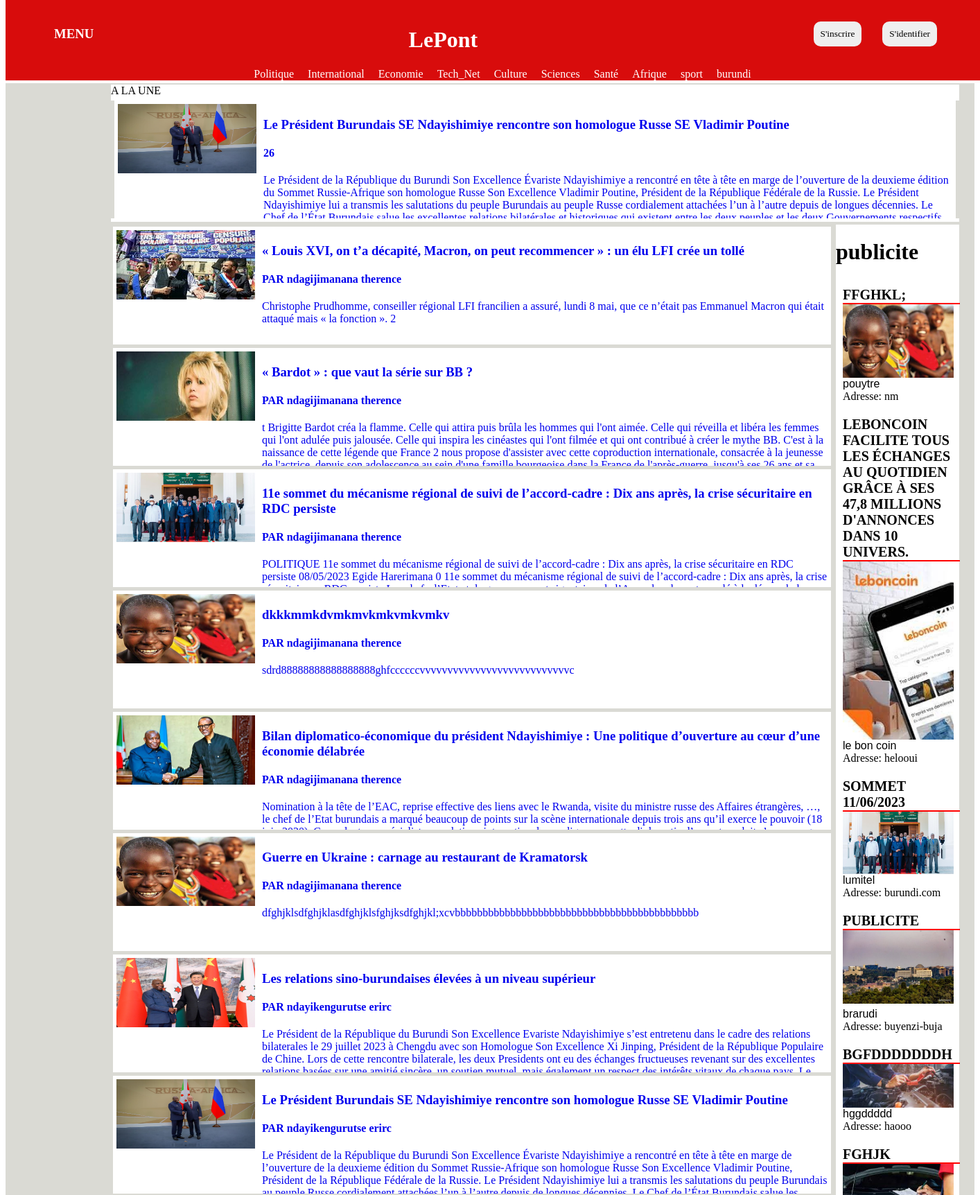
The page / (upper part) on the database its author committed.
### tables this page shows
CREATE TABLE `type_actualite` (
  `id_type_actu` int(11) NOT NULL,
  `type_actualite` varchar(255) NOT NULL
);

CREATE TABLE `actualite` (
  `id_actu` int(20) NOT NULL,
  `photo_name_actu` varchar(255) NOT NULL,
  `photo_url_actu` varchar(255) NOT NULL,
  `entete_actu` varchar(255) NOT NULL,
  `source_actu` int(20) NOT NULL,
  `texte_actu` text NOT NULL,
  `nombre_like_actu` int(11) NOT NULL DEFAULT 0,
  `nombre_dislike_actu` int(11) NOT NULL DEFAULT 0,
  `type_actu` int(20) NOT NULL,
  `date_actu` varchar(100) NOT NULL
);

CREATE TABLE `users` (
  `id_user` int(11) NOT NULL,
  `nom` varchar(30) NOT NULL,
  `prenom` varchar(30) NOT NULL,
  `email` varchar(100) NOT NULL,
  `password` varchar(255) NOT NULL,
  `telephone` varchar(20) NOT NULL,
  `adresse` varchar(255) NOT NULL,
  `photo_name` varchar(100) NOT NULL,
  `photo_url` varchar(100) NOT NULL,
  `type_user` int(11) NOT NULL DEFAULT 1
);

CREATE TABLE `publicite` (
  `id_publicite` int(11) NOT NULL,
  `entete_pub` varchar(200) NOT NULL,
  `photo_url_name` varchar(255) NOT NULL,
  `nom_entreprise` varchar(250) NOT NULL,
  `adresse` varchar(200) NOT NULL
);

### index.php (the view, shortened to what this page needs)
<!DOCTYPE html>
<html>
<head>
<link rel="stylesheet" type="text/css" href="css/style.css">
	<link rel="stylesheet" type="text/css" href="css/menu.css">
		<link rel="stylesheet" type="text/css" href="css/footer.css">
</head>
<body>
	<?php
	require"coupures/db.php";
	require"coupures/menu.php";
	?>
	<?php
if(isset($_GET['info'])){
		$type=$_GET['info'] ;
		$findallactu=$pdo->prepare("SELECT * from actualite, users,type_actualite where actualite.type_actu=type_actualite.id_type_actu and type_actualite.type_actualite=? and actualite.source_actu=users.id_user");
		$findallactu->execute(array($type));
	}else{
		$findallactu=$pdo->prepare("SELECT * from actualite, users where actualite.source_actu=users.id_user");
		$findallactu->execute();
	}
	?>
	<div class="container">
		<div class="infobody">
			<div class="a_la_une">
				A LA UNE
				<?php
				$actualite_utile=$pdo->prepare("select id_actualite, count(id_actualite) as value_occurrence from number_likes group by id_actualite  order by value_occurrence DESC LIMIT 1");
				$actualite_utile->execute();
				$actualite_found=$actualite_utile->fetch();
				$actualite_utile=$pdo->prepare("SELECT * from actualite, users where id_actu=?");
				$actualite_utile->execute(array($actualite_found['id_actualite']));
				$actualite_found=$actualite_utile->fetch() ?>
				<div class="infos">
					<a href="actualite.php?actu=<?php echo $actualite_found['id_actu']  ?>">
						<div class="infocompte">
							<div class="infophoto">
								<img src="<?php echo $actualite_found['photo_url_actu'] ?>">
							</div>
							<div class="infotexte">
								<h3><?php echo $actualite_found['entete_actu'] ?></h3>
								<h4><?php echo $actualite_found['source_actu'] ?></h4>
								<p><?php echo $actualite_found['texte_actu'] ?></p>
							</div>
							</div>  <?php  ?>
						</div>
				</div>
				<div class="infos">
					<?php   while($foundactu=$findallactu->fetch()){ ?>
						<a href="actualite.php?actu=<?php echo $foundactu['id_actu']  ?>">
							<div class="infocompte">
								<div class="infophoto">
									<img src="<?php echo $foundactu['photo_url_actu']  ?>"alt="photoinfo">
								</div>
								<div class="infotexte">
									<h3> <?php echo $foundactu['entete_actu']  ?></h3>
									<h4>PAR <?php echo $foundactu['nom'] ." ".$foundactu['prenom']  ?></h4>
									<p> <?php echo $foundactu['texte_actu']  ?></p>
								</div>
							</div>
						</a>
					<?php	} ?>
				</div>
				<div class="publicite">
					<h1>publicite</h1>
					<?php
					$publicite_utile=$pdo->prepare("select* from publicite");
					$publicite_utile->execute();
					while($publicite_found=$publicite_utile->fetch()){ ?>
						<div class="publicite_carte">
							<label1><?php echo $publicite_found['entete_pub'] ?></label1>
							<img src="<?php echo $publicite_found['photo_url_name'] ?>">
							<label2><?php echo $publicite_found['nom_entreprise'] ?></label2>
							<label3>Adresse: <?php echo $publicite_found['adresse'] ?></label3>
						</div>
					<?php }?>
				</div>
			</div>
		</div>
	</body>
	</html>

### coupures/menu.php (shortened to what this page needs)
<div class="menu">
	<div class="menu_entete">
		<div class="menu_text">
			<h3>MENU</h3>
		</div>
		<div class="menu_logo">
			<a href="index.php"><h1>LePont</h1></a>
		</div>
		<div class="menu_boutons">
			<?php
			if(isset($_SESSION['id_user'])) {
				$useri=$_SESSION['id_user'];
				$useri_query=$pdo->prepare("SELECT * FROM `users` where id_user=?");
				$useri_query->execute(array($useri));
				$user_i=$useri_query->fetch();
				if ($_SESSION['id_type_user']==2) { ?>
					<a href="publication.php"><input type="submit" value ="publier"name ="publish_btn"></a>
					<?php
				}else if($_SESSION['id_type_user']==3){
					?>
					<a href="publication.php"><input type="submit" value ="publier"name ="publish_btn"></a>
					<form method="POST">
						<input type="submit" name="manage_btn" value="Gerer">
					</form>
				<?php }?>
				<form method="POST">
					<input type="submit" name="deconnect_btn" value="Deconnexion">
				</form>
				<a href="profile.php">
					<img src="<?php echo $user_i['photo_url']  ?>" alt="p">
					<label><?php echo $user_i['nom'] ." ". $user_i['prenom'] ?></label>
				</a>
			<?php } else { ?>
				<a href="signup.php"><input type="submit" value ="S'inscrire"name ="signup_btn"></a>
				<a href="login.php"><input type="submit" value ="S'identifier"name ="login_btn"></a>
			<?php } ?>
		</div>
	</div>
	<div class="menu_liste">
		<?php
		$selectquery=$pdo->prepare("SELECT * FROM `type_actualite`");
		$selectquery->execute();
		while ($findtype=$selectquery->fetch()){ ?>
			<a href="index.php?info=<?php echo $findtype ['type_actualite'] ?>"><?php echo $findtype ['type_actualite'] ?></a>
		<?php } ?>
	</div>
</div>

### css/style.css (style rules this page uses)
* { font-family:'Arial Narrow'; }
.container { background-color: rgb(218,218,212); }
.infobody { display: grid; grid-template-columns: 7fr 3fr; margin-left: 150px; margin-right: 150px; margin-top: 10px; }
.a_la_une { background-color: white; grid-column:3/1; margin: 2px; }
.publicite { background-color: white; margin: 2px ; }
.infos { background-color: rgb(218,218,212);; }
.infocompte { background-color: white; display: flex; margin: 5px; height: 170px; overflow:hidden; }
.infophoto { margin: 5px; }
.infotexte { margin:5px; }
.infos a { text-decoration: none; }
.infophoto img { height: 100px; width: 200px; }
.publicite_carte { display: flex; flex-direction: column; width: 100%; padding: 10px; }
.publicite_carte label1 { font-size: 20px; text-transform: uppercase; font-weight: bold; border-bottom: 2px solid red; width: 95%; }
.publicite_carte img { width: 90%; }
.publicite_carte label2 { font-family: sans-serif; font-weight: 300; }

### css/menu.css (style rules this page uses)
.menu { background: rgb(216, 12, 12); color: white; position: fixed; width: 100%; top: 0; }
.menu a { text-decoration: none; color: white; margin-left:20px ; }
.menu_entete { display: flex; align-items: center; justify-content: center; justify-content: space-between; margin-left: 70px; margin-right:70px ; }
.menu_entete input[type='submit'] { padding: 10px; border: none; border-radius: 10px; margin-left: 10px; }
.menu_boutons { display:flex; flex-direction: row; }
.menu_text { float: left; }
.menu_liste { display: flex; align-items: center; justify-content: center; }
body { margin-top: 120px; }

### css/footer.css (style rules this page uses)
* { font-family:'Arial Narrow'; }

### rows shown on the page
type_actualite: type_actualite "Politique"
type_actualite: type_actualite "International"
type_actualite: type_actualite "Economie"
type_actualite: type_actualite "Tech_Net"
type_actualite: type_actualite "Culture"
type_actualite: type_actualite "Sciences"
type_actualite: type_actualite "Santé"
type_actualite: type_actualite "Afrique"
type_actualite: type_actualite "sport"
type_actualite: type_actualite "burundi"
actualite: photo_url_actu (picture), entete_actu "Le Président Burundais SE Ndayishimiye rencontre son homologue Russe SE Vladimir Poutine", source_actu "26", texte_actu "Le Président de la République du Burundi Son Excellence Évariste Ndayishimiye a rencontré en tête à tête en marge de l’ouverture de la deuxieme édition du Sommet Russie-Afrique son homologue Russe Son Excellence Vladimir Poutine, Président de la République Fédérale de la Russie. Le Président Ndayishimiye lui a transmis les salutations du peuple Burundais au peuple Russe cordialement attachées l’un à l’autre depuis de longues décennies. Le…", source_actu.nom "ndayikengurutse", source_actu.prenom "erirc", texte_actu "Le Président de la République du Burundi Son Excellence Évariste Ndayishimiye a rencontré en tête à tête en marge de l’ouverture de la deuxieme édition du Sommet Russie-Afrique son homologue Russe Son Excellence Vladimir Poutine, Président de la République Fédérale de la Russie. Le Président Ndayishimiye lui a transmis les salutations du peuple Burundais…"
actualite: photo_url_actu (picture), entete_actu "« Louis XVI, on t’a décapité, Macron, on peut recommencer » : un élu LFI crée un tollé", source_actu.nom "ndagijimanana", source_actu.prenom "therence", texte_actu "Christophe Prudhomme, conseiller régional LFI francilien a assuré, lundi 8 mai, que ce n’était pas Emmanuel Macron qui était attaqué mais « la fonction ». 2"
actualite: photo_url_actu (picture), entete_actu "« Bardot » : que vaut la série sur BB ?", source_actu.nom "ndagijimanana", source_actu.prenom "therence", texte_actu "t Brigitte Bardot créa la flamme. Celle qui attira puis brûla les hommes qui l'ont aimée. Celle qui réveilla et libéra les femmes qui l'ont adulée puis jalousée. Celle qui inspira les cinéastes qui l'ont filmée et qui ont contribué à créer le mythe BB. C'est à la naissance de cette légende que France 2 nous propose d'assister avec cette coproduction internationale, consacrée à la jeunesse…"
actualite: photo_url_actu (picture), entete_actu "11e sommet du mécanisme régional de suivi de l’accord-cadre : Dix ans après, la crise sécuritaire en RDC persiste", source_actu.nom "ndagijimanana", source_actu.prenom "therence", texte_actu "POLITIQUE 11e sommet du mécanisme régional de suivi de l’accord-cadre : Dix ans après, la crise sécuritaire en RDC persiste 08/05/2023 Egide Harerimana 0 11e sommet du mécanisme régional de suivi de l’accord-cadre : Dix ans après, la crise…"
actualite: photo_url_actu (picture), entete_actu "dkkkmmkdvmkmvkmkvmkvmkv", source_actu.nom "ndagijimanana", source_actu.prenom "therence", texte_actu "sdrd88888888888888888ghfccccccvvvvvvvvvvvvvvvvvvvvvvvvvvvc"
actualite: photo_url_actu (picture), entete_actu "Bilan diplomatico-économique du président Ndayishimiye : Une politique d’ouverture au cœur d’une économie délabrée", source_actu.nom "ndagijimanana", source_actu.prenom "therence", texte_actu "Nomination à la tête de l’EAC, reprise effective des liens avec le Rwanda, visite du ministre russe des Affaires étrangères, …, le chef de l’Etat burundais a marqué beaucoup de points sur la scène internationale depuis trois ans qu’il exerce le pouvoir (18…"
actualite: photo_url_actu (picture), entete_actu "Guerre en Ukraine : carnage au restaurant de Kramatorsk", source_actu.nom "ndagijimanana", source_actu.prenom "therence", texte_actu "dfghjklsdfghjklasdfghjklsfghjksdfghjkl;xcvbbbbbbbbbbbbbbbbbbbbbbbbbbbbbbbbbbbbbbbbbbbb"
actualite: photo_url_actu (picture), entete_actu "Les relations sino-burundaises élevées à un niveau supérieur", source_actu.nom "ndayikengurutse", source_actu.prenom "erirc", texte_actu "Le Président de la République du Burundi Son Excellence Evariste Ndayishimiye s’est entretenu dans le cadre des relations bilaterales le 29 juillet 2023 à Chengdu avec son Homologue Son Excellence Xi Jinping, Président de la République Populaire de Chine. Lors de cette rencontre bilaterale, les deux Presidents ont eu des échanges fructueuses revenant sur des excellentes…"
publicite: entete_pub "FFGHKL;", photo_url_name (picture), nom_entreprise "pouytre", adresse "nm"
publicite: entete_pub "LEBONCOIN FACILITE TOUS LES ÉCHANGES AU QUOTIDIEN GRÂCE À SES 47,8 MILLIONS D'ANNONCES DANS 10 UNIVERS.", photo_url_name (picture), nom_entreprise "le bon coin", adresse "helooui"
publicite: entete_pub "SOMMET 11/06/2023", photo_url_name (picture), nom_entreprise "lumitel", adresse "burundi.com"
publicite: entete_pub "PUBLICITE", photo_url_name (picture), nom_entreprise "brarudi", adresse "buyenzi-buja"
publicite: entete_pub "BGFDDDDDDDH", photo_url_name (picture), nom_entreprise "hggddddd", adresse "haooo"
publicite: entete_pub "FGHJK", photo_url_name (picture)
